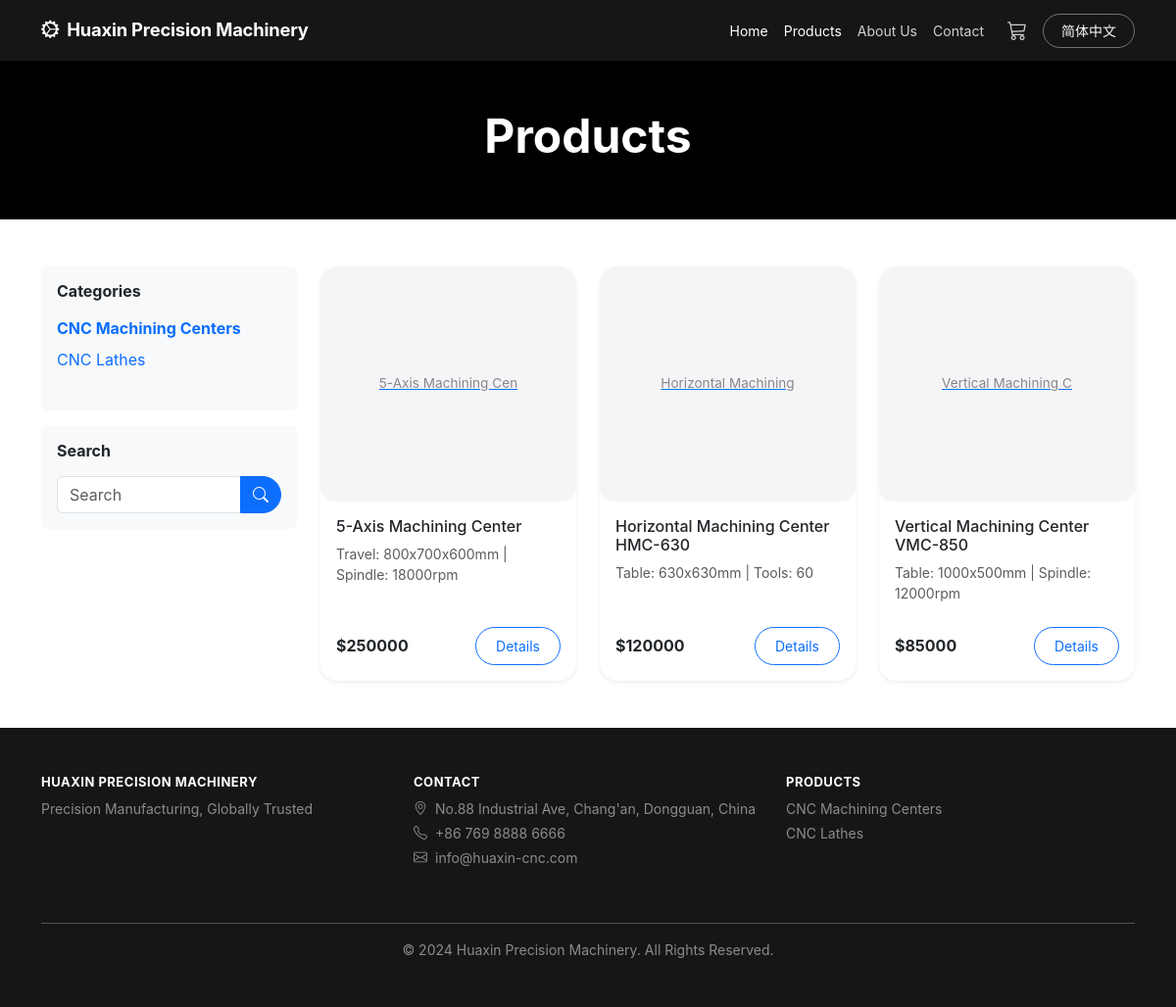
/en/products/?category=cnc, run on the app's committed database.
### shop/models.py (models this page shows, shortened)
class Category(models.Model):
    name_zh = models.CharField(_("Name (Chinese)"), max_length=100)
    name_en = models.CharField(_("Name (English)"), max_length=100)
    slug = models.SlugField(unique=True)
    image = models.ImageField(_("Category Image"), upload_to="categories/", blank=True)
    order = models.IntegerField(_("Order"), default=0)
    is_active = models.BooleanField(_("Active"), default=True)
    created_at = models.DateTimeField(auto_now_add=True)
    class Meta:
        verbose_name = _("Category")
        verbose_name_plural = _("Categories")
        ordering = ["order", "id"]

class Product(models.Model):
    category = models.ForeignKey(
        Category, on_delete=models.CASCADE,
        related_name="products", verbose_name=_("Category")
    )
    name_zh = models.CharField(_("Name (Chinese)"), max_length=200)
    name_en = models.CharField(_("Name (English)"), max_length=200)
    slug = models.SlugField(unique=True)
    image = models.ImageField(_("Main Image"), upload_to="products/", blank=True)
    specs_zh = models.TextField(_("Specs (Chinese)"), blank=True)
    specs_en = models.TextField(_("Specs (English)"), blank=True)
    desc_zh = models.TextField(_("Description (Chinese)"), blank=True)
    desc_en = models.TextField(_("Description (English)"), blank=True)
    price = models.DecimalField(_("Price"), max_digits=10, decimal_places=2)
    stock = models.IntegerField(_("Stock"), default=0)
    is_featured = models.BooleanField(_("Featured"), default=False)
    is_active = models.BooleanField(_("Active"), default=True)
    created_at = models.DateTimeField(auto_now_add=True)
    updated_at = models.DateTimeField(auto_now=True)
    class Meta:
        verbose_name = _("Product")
        verbose_name_plural = _("Products")
        ordering = ["-created_at"]
        indexes = [
            models.Index(fields=["slug"]),
            models.Index(fields=["is_featured", "is_active"]),
        ]

### shop/views.py (the view)
# urls.py: path("products/", views.ProductListView.as_view(), name="product_list"),
class ProductListView(View):
    def get(self, request):
        products = Product.objects.filter(is_active=True).select_related("category")
        category_slug = request.GET.get("category")
        search_query = request.GET.get("q", "").strip()
        if category_slug:
            products = products.filter(category__slug=category_slug)
        if search_query:
            lang = get_language()
            if lang and lang.startswith("zh"):
                products = products.filter(name_zh__icontains=search_query)
            else:
                products = products.filter(name_en__icontains=search_query)
        categories = Category.objects.filter(is_active=True)
        current_category = None
        if category_slug:
            current_category = Category.objects.filter(slug=category_slug).first()
        return render(request, "shop/product_list.html", {
            "products": products,
            "categories": categories,
            "current_category": current_category,
            "search_query": search_query,
        })

### shop/cart.py (called while the page is built)
def get_cart(request):
    if hasattr(request, "_cart"):
        return request._cart
    session_id = request.session.get("cart_id")
    if not session_id:
        session_id = str(uuid.uuid4())
        request.session["cart_id"] = session_id
        request.session.set_expiry(60 * 60 * 24 * 7)
        cart = Cart.objects.create(session_id=session_id)
    else:
        cart, _created = Cart.objects.get_or_create(session_id=session_id)
    request._cart = cart
    return cart

### shop/context_processors.py (called while the page is built)
def global_settings(request):
    categories = Category.objects.filter(is_active=True).order_by("order")
    cart = get_cart(request)
    return {
        "site_categories": categories,
        "cart_count": cart.item_count(),
        "cart_total": cart.total(),
    }

### shop/models.py (called while the page is built)
    def total(self):
        return sum(item.subtotal() for item in self.items.all())

    def item_count(self):
        return sum(item.quantity for item in self.items.all())

### templates/shop/product_list.html (shortened to what this page needs)
{% extends "base.html" %}{% load i18n %}
{% block content %}
<section class="page-header py-5"><div class="container text-center text-white"><h1 class="display-5 fw-bold">{% trans "Products" %}</h1></div></section>
<section class="py-5"><div class="container"><div class="row">
<div class="col-lg-3 mb-4"><div class="card border-0 bg-light p-3"><h6 class="fw-bold mb-3">{% trans "Categories" %}</h6>
<ul class="list-unstyled">{% for cat in categories %}<li class="mb-2"><a href="{% url 'shop:product_list' %}?category={{ cat.slug }}" class="text-decoration-none {% if current_category.slug == cat.slug %}fw-bold text-primary{% endif %}">
{% get_current_language as LANG %}{% if LANG == 'zh-hans' %}{{ cat.name_zh }}{% else %}{{ cat.name_en }}{% endif %}</a></li>{% endfor %}</ul></div>
<div class="card border-0 bg-light p-3 mt-3"><h6 class="fw-bold mb-3">{% trans "Search" %}</h6><form method="get">
<div class="input-group"><input type="text" name="q" class="form-control" value="{{ search_query }}" placeholder="{% trans 'Search' %}"><button class="btn btn-primary" type="submit"><i class="bi bi-search"></i></button></div></form></div></div>
<div class="col-lg-9"><div class="row g-4">{% for p in products %}<div class="col-md-4 col-6"><div class="card h-100 border-0 shadow-sm product-card">
<a href="{% url 'shop:product_detail' slug=p.slug %}"><div class="card-img-wrapper">
{% if p.image %}<img src="{{ p.image.url }}" class="card-img-top" alt="{{ p.name_en }}" data-fallback="{{ p.name_en }}">{% else %}<div class="product-img-fallback">{{ p.name_en|slice:":20" }}</div>{% endif %}</div></a>
<div class="card-body d-flex flex-column">
{% get_current_language as LANG %}<h6 class="card-title">{% if LANG == 'zh-hans' %}{{ p.name_zh }}{% else %}{{ p.name_en }}{% endif %}</h6>
<p class="text-muted small flex-grow-1">{{ p.specs_en|default:""|slice:":60" }}{% if p.specs_en|length > 60 %}...{% endif %}</p>
<div class="d-flex justify-content-between align-items-center mt-2"><span class="text-accent fw-bold">${{ p.price|floatformat:0 }}</span>
<a href="{% url 'shop:product_detail' slug=p.slug %}" class="btn btn-outline-primary btn-sm">{% trans "Details" %}</a></div>
</div></div></div>{% empty %}<div class="col-12 text-center py-5"><p class="text-muted">{% trans "No products found." %}</p></div>{% endfor %}</div></div></div></div></section>{% endblock %}

### templates/base.html (shortened to what this page needs)
{% load static %}{% load i18n %}<!doctype html>
<html lang="{{ LANGUAGE_CODE }}">
<head>
    <link href="https://cdn.jsdelivr.net/npm/bootstrap@5.3.3/dist/css/bootstrap.min.css" rel="stylesheet">
    <link rel="stylesheet" href="https://cdn.jsdelivr.net/npm/bootstrap-icons@1.11.3/font/bootstrap-icons.min.css">
    <link rel="stylesheet" href="{% static 'css/style.css' %}">
</head>
<body>
<nav class="navbar navbar-expand-lg navbar-dark sticky-top"><div class="container">
<a class="navbar-brand fw-bold" href="{% url 'shop:home' %}"><i class="bi bi-gear-wide-connected me-2"></i>{% trans "Huaxin Precision Machinery" %}</a>
<div class="collapse navbar-collapse" id="navbarNav"><ul class="navbar-nav ms-auto align-items-lg-center">
<li class="nav-item"><a class="nav-link" href="{% url 'shop:home' %}">{% trans "Home" %}</a></li>
<li class="nav-item"><a class="nav-link" href="{% url 'shop:product_list' %}">{% trans "Products" %}</a></li>
<li class="nav-item"><a class="nav-link" href="{% url 'shop:about' %}">{% trans "About Us" %}</a></li>
<li class="nav-item"><a class="nav-link" href="{% url 'shop:contact' %}">{% trans "Contact" %}</a></li>
<li class="nav-item ms-lg-2"><a class="nav-link position-relative" href="{% url 'shop:cart' %}"><i class="bi bi-cart3 fs-5"></i></a></li>
<li class="nav-item ms-lg-2">{% get_current_language as CUR %}{% if CUR == 'en' %}<a class="btn btn-outline-light btn-sm" href="/zh-hans{{ request.get_full_path|slice:'3:' }}">简体中文</a>{% else %}<a class="btn btn-outline-light btn-sm" href="/en{{ request.get_full_path|slice:'8:' }}">English</a>{% endif %}</li>
</ul></div></div></nav>
<main>{% block content %}{% endblock %}</main>
<footer class="footer text-white py-5 mt-auto"><div class="container"><div class="row">
<div class="col-md-4 mb-4"><h6 class="fw-bold">{% trans "Huaxin Precision Machinery" %}</h6><p class="small text-white-50">{% trans "Precision Manufacturing, Globally Trusted" %}</p></div>
<div class="col-md-4 mb-4"><h6 class="fw-bold">{% trans "Contact" %}</h6><ul class="list-unstyled small text-white-50"><li class="mb-1"><i class="bi bi-geo-alt me-2"></i>{% trans "No.88 Industrial Ave, Chang'an, Dongguan, China" %}</li><li class="mb-1"><i class="bi bi-telephone me-2"></i>+86 769 8888 6666</li><li class="mb-1"><i class="bi bi-envelope me-2"></i>info@huaxin-cnc.com</li></ul></div>
<div class="col-md-4 mb-4"><h6 class="fw-bold">{% trans "Products" %}</h6><ul class="list-unstyled small text-white-50">{% for cat in site_categories %}<li class="mb-1">{% get_current_language as LANG %}{% if LANG == 'zh-hans' %}{{ cat.name_zh }}{% else %}{{ cat.name_en }}{% endif %}</li>{% endfor %}</ul></div>
</div><hr class="border-white-50"><p class="text-center small text-white-50 mb-0">&copy; 2024 {% trans "Huaxin Precision Machinery" %}. {% trans "All Rights Reserved." %}</p></div></footer>
</body></html>

### static/css/style.css (style rules this page uses)
:root { --nav-bg: #161617; --hero-bg: #000000; --text-primary: #1d1d1f; --text-secondary: #86868b; --link-color: #0071e3; --link-hover: #0064d2; --bg-light: #f5f5f7; --bg-white: #ffffff; --border-color: #d2d2d7; --shadow-sm: 0 2px 8px rgba(0,0,0,0.06); --shadow-md: 0 4px 20px rgba(0,0,0,0.10); --radius-card: 18px; --radius-md: 14px; --radius-pill: 980px; --transition: 0.3s cubic-bezier(0.25, 0.1, 0.25, 1); }
body { font-family: -apple-system,'SF Pro Display','Helvetica Neue','PingFang SC','Microsoft YaHei',sans-serif; color: var(--text-primary); display: flex; flex-direction: column; min-height: 100vh; -webkit-font-smoothing: antialiased; }
main { flex: 1; }
.navbar { background: var(--nav-bg) !important; min-height: 52px; backdrop-filter: blur(20px); -webkit-backdrop-filter: blur(20px); }
.navbar-brand { font-size: 1.15rem; letter-spacing: -.2px; }
.navbar .nav-link { font-size: .875rem; color: rgba(255,255,255,.8) !important; transition: var(--transition); }
.navbar .nav-link:hover,.navbar .nav-link.active { color: #fff !important; }
.page-header { background: var(--hero-bg); padding: 80px 0 60px; }
.btn-outline-primary { border-radius: var(--radius-pill); padding: 8px 20px; }
.btn-outline-light { border-radius: var(--radius-pill); padding: 6px 18px; border-color: rgba(255,255,255,.4); }
.btn-primary { border-radius: var(--radius-pill); }
.product-card,.category-card,.feature-card { transition: transform var(--transition),box-shadow var(--transition); border-radius: var(--radius-card); overflow: hidden; background: var(--bg-white); }
.card-img-wrapper { height: 240px; overflow: hidden; display: flex; align-items: center; justify-content: center; background: var(--bg-light); border-radius: var(--radius-md); margin: 0; padding: 1rem; }
.product-img-fallback { width: 100%; height: 100%; display: flex; align-items: center; justify-content: center; color: var(--text-secondary); font-size: .85rem; background: var(--bg-light); border-radius: var(--radius-md); }
.footer { background: var(--nav-bg); color: var(--text-secondary); padding: 60px 0 30px; }
.footer h6 { color: #fff; font-size: .8125rem; text-transform: uppercase; letter-spacing: .5px; }

### data on the page
Category: name_en "CNC Machining Centers"
Category: name_en "CNC Lathes"
Product: name_en "5-Axis Machining Cen", name_en "5-Axis Machining Center", specs_en "Travel: 800x700x600mm | Spindle: 18000rpm", price "250000"
Product: name_en "Horizontal Machining", name_en "Horizontal Machining Center HMC-630", specs_en "Table: 630x630mm | Tools: 60", price "120000"
Product: name_en "Vertical Machining C", name_en "Vertical Machining Center VMC-850", specs_en "Table: 1000x500mm | Spindle: 12000rpm", price "85000"
